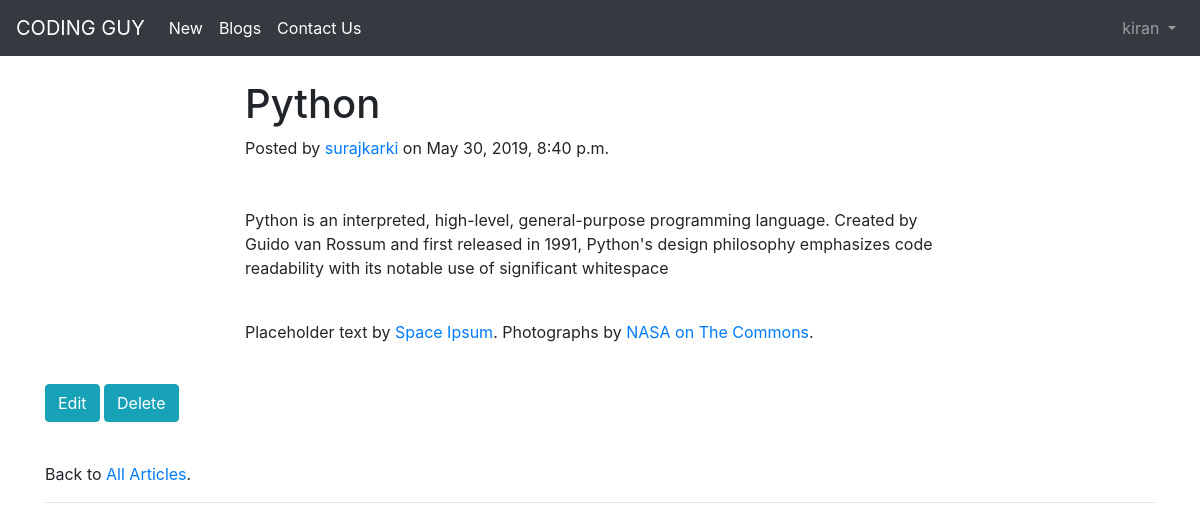
The app's page /articles/2/ (signed in) with its own data.
### users/models.py (models this page shows)
class CustomUser(AbstractUser):                # Class for custom user.
    age = models.PositiveIntegerField(null=True, blank=True)

### articles/models.py (models this page shows, shortened)
class Article(models.Model):
   title = models.CharField(max_length=255)
   body = models.TextField()
   date = models.DateTimeField(auto_now_add=True)
   author = models.ForeignKey(
     get_user_model(),
     on_delete=models.CASCADE,
    )

### articles/views.py (the view)
# urls.py: path('<int:pk>/',ArticleDetailView.as_view(), name='article_detail'), # new
class ArticleDetailView(LoginRequiredMixin,DetailView):
      model = Article
      template_name = 'articles/article_detail.html'
      login_url = 'login'

### articles/templates/articles/article_detail.html (shortened to what this page needs)
{% extends 'users/base.html' %}
{% block content %}
  <header class="masthead" style="background-image: url('img/post-bg.jpg')">
    <div class="container">
      <div class="row">
        <div class="col-lg-8 col-md-10 mx-auto">
          <div class="post-heading">
            <h1>{{ article.title }}</h1>
            <span class="meta">Posted by
              <a href="#">{{ article.author }}</a>
              on {{ article.date }}</span>
          </div>
        </div>
      </div>
    </div>
  </header>
  <br><br><article>
    <div class="container">
      <div class="row">
        <div class="col-lg-8 col-md-10 mx-auto">
          <p>{{ article.body }}</p>
          <p>Placeholder text by
            <a href="http://spaceipsum.com/">Space Ipsum</a>. Photographs by
            <a href="https://www.flickr.com/photos/nasacommons/">NASA on The Commons</a>.</p>
        </div>
      </div>
    </div>
  </article>
<br><p><a href="{% url 'article_edit' article.pk %}" class="btn btn-info" role="button">Edit</a>
	<a href="{% url 'article_delete' article.pk %}" class="btn btn-info" role="button">Delete</a></p>
	<br><p>Back to <a href="{% url 'article_list' %}">All Articles</a>.</p>
  <hr>
{% endblock content %}

### users/templates/users/base.html (shortened to what this page needs)
<!doctype html>
{% load static %}
<html lang="en">
	<head>
		<link rel="stylesheet"
			href="https://stackpath.bootstrapcdn.com/bootstrap/4.1.3/css/\
			bootstrap.min.css"
			integrity="sha384-MCw98/SFnGE8fJT3GXwEOngsV7Zt27NXFoaoApmYm81i\
			uXoPkFOJwJ8ERdknLPMO"
>
	</head>
	<body>
		<nav class="navbar navbar-expand-md navbar-dark bg-dark mb-4">
			<a class="navbar-brand" href="{% url 'home' %}">CODING GUY</a>
			<div class="collapse navbar-collapse" id="navbarCollapse">
				{% if user.is_authenticated %}
					<div class="collapse navbar-collapse" id="navbarNav">
						<ul class="navbar-nav">
							<li class="nav-item active">
								<a class="nav-link" href="{% url 'article_new' %}">New <span class="sr-only">(current)</span></a>
							</li>
						</ul>
						<ul class="navbar-nav">
							<li class="nav-item active">
								<a class="nav-link" href="{% url 'article_list' %}">Blogs<span class="sr-only">(current)</span></a>
							</li>
						</ul>
						<ul class="navbar-nav">
							<li class="nav-item active">
								<a class="nav-link" href="/users/contact">Contact Us <span class="sr-only">(current)</span></a>
							</li>
						</ul>
						<ul class="navbar-nav ml-auto">
							<li class="nav-item">
								<a class="nav-link dropdown-toggle" href="#" id="userMenu"
									data-toggle="dropdown" aria-haspopup="true"
									aria-expanded="false">
									{{ user.username }}
								</a>
							</li>
						</ul>
					{% endif %}
				</div>
			</div>
		</nav>
		<div class="container">
			{% block content %}
			{% endblock content %}
		</div>
	</body>
</html>

### records on screen
CustomUser: username "kiran"
Article: title "Python", author "surajkarki", date "May 30, 2019, 8:40 p.m.", body "Python is an interpreted, high-level, general-purpose programming language. Created by Guido van Rossum and first released in 1991, Python's design philosophy emphasizes code readability with its notable use of significant whitespace"
